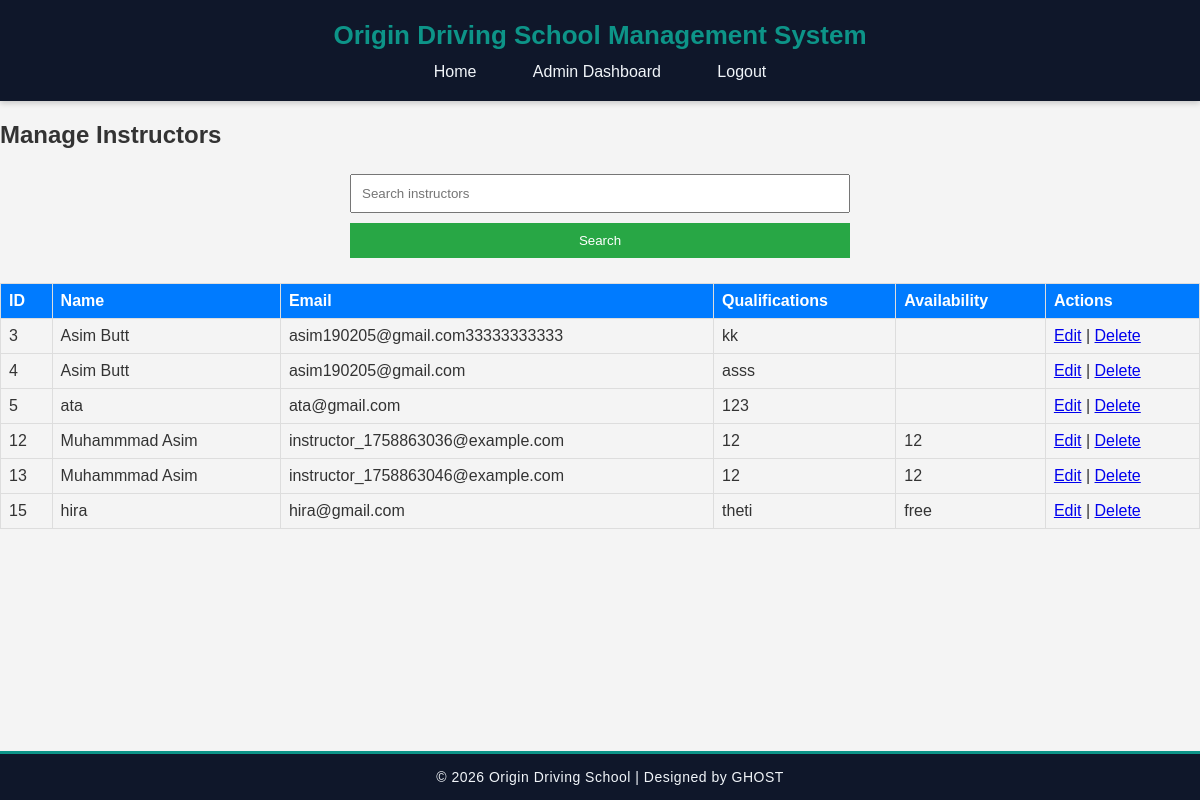
The page /admin/manage_instructors.php (signed in) on the database its author committed.
### tables this page shows
CREATE TABLE `instructors` (
  `id` int(11) NOT NULL,
  `user_id` int(11) NOT NULL,
  `full_name` varchar(100) NOT NULL,
  `qualifications` text DEFAULT NULL,
  `availability` text DEFAULT NULL,
  `is_active` tinyint(1) NOT NULL DEFAULT 1,
  `years_of_experience` int(11) DEFAULT 0,
  `nickname` varchar(50) DEFAULT NULL
);

CREATE TABLE `users` (
  `id` int(11) NOT NULL,
  `username` varchar(50) NOT NULL,
  `password` varchar(255) NOT NULL,
  `role` enum('admin','staff','instructor','student') NOT NULL,
  `email` varchar(100) NOT NULL,
  `created_at` timestamp NOT NULL DEFAULT current_timestamp(),
  `middle_name` varchar(100) DEFAULT NULL,
  `profile_color` varchar(20) DEFAULT 'blue',
  `last_login_ip` varchar(45) DEFAULT NULL
);

### admin/manage_instructors.php (the view, shortened to what this page needs)
<?php
include '../includes/db_connect.php';
$search = $_GET['search'] ?? '';
$where = "WHERE i.is_active = 1";
$sql = "SELECT i.*, u.email
        FROM instructors i
        JOIN users u ON i.user_id = u.id
        $where";
$result = $conn->query($sql);
?>
<?php include '../includes/header.php'; ?>
<h2>Manage Instructors</h2>
<form method="GET">
    <input type="text" name="search" placeholder="Search instructors" value="<?php echo htmlspecialchars($search); ?>">
    <button type="submit">Search</button>
</form>
<table>
    <tr><th>ID</th><th>Name</th><th>Email</th><th>Qualifications</th><th>Availability</th><th>Actions</th></tr>
    <?php while($row = $result->fetch_assoc()): ?>
        <tr>
            <td><?php echo $row['id']; ?></td>
            <td><?php echo $row['full_name']; ?></td>
            <td><?php echo $row['email']; ?></td>
            <td><?php echo $row['qualifications']; ?></td>
            <td><?php echo $row['availability']; ?></td>
            <td>
                <a href="?edit=<?php echo $row['id']; ?>">Edit</a> |
                <a href="?delete=<?php echo $row['id']; ?>" onclick="return confirm('Are you sure?');">Delete</a>
            </td>
        </tr>
    <?php endwhile; ?>
</table>
<?php include '../includes/footer.php'; ?>

### css/styles.css (style rules this page uses)
body { font-family: Arial, sans-serif; margin: 0; padding: 0; background: #f4f4f4; color: #333; }
form { max-width: 500px; margin: auto; }
input, select, textarea, button { width: 100%; margin: 5px 0; padding: 10px; box-sizing: border-box; }
button { background: #28a745; color: white; border: none; cursor: pointer; }
table { width: 100%; border-collapse: collapse; margin: 20px 0; }
th, td { border: 1px solid #ddd; padding: 8px; text-align: left; }
th { background: #007bff; color: white; }

### rows shown on the page
instructors: id "3", full_name "Asim Butt", user.email "asim190205@gmail.com33333333333", qualifications "kk"
instructors: id "4", full_name "Asim Butt", user.email "asim190205@gmail.com", qualifications "asss"
instructors: id "5", full_name "ata", user.email "ata@gmail.com", qualifications "123"
instructors: id "12", full_name "Muhammmad Asim", user.email "instructor_1758863036@example.com", qualifications "12", availability "12"
instructors: id "13", full_name "Muhammmad Asim", user.email "instructor_1758863046@example.com", qualifications "12", availability "12"
instructors: id "15", full_name "hira", user.email "hira@gmail.com", qualifications "theti", availability "free"
